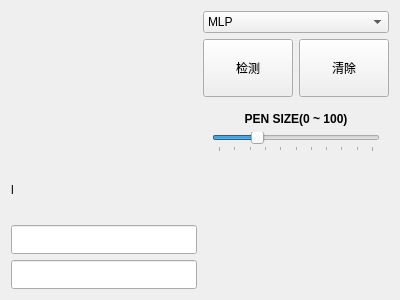
<?xml version="1.0" encoding="UTF-8"?>
<ui version="4.0">
 <class>CustomizedWidget</class>
 <widget class="QWidget" name="CustomizedWidget">
  <property name="geometry">
   <rect>
    <x>0</x>
    <y>0</y>
    <width>400</width>
    <height>300</height>
   </rect>
  </property>
  <property name="windowTitle">
   <string>Form</string>
  </property>
  <layout class="QHBoxLayout" name="horizontalLayout" stretch="1,1">
   <item>
    <layout class="QVBoxLayout" name="verticalLayout_3" stretch="5,2,1,1">
     <item>
      <widget class="DrawBoard" name="Board" native="true"/>
     </item>
     <item>
      <widget class="QLabel" name="labelPix">
       <property name="text">
        <string>l</string>
       </property>
      </widget>
     </item>
     <item>
      <widget class="QLineEdit" name="editPred">
       <property name="sizePolicy">
        <sizepolicy hsizetype="Expanding" vsizetype="Expanding">
         <horstretch>0</horstretch>
         <verstretch>0</verstretch>
        </sizepolicy>
       </property>
       <property name="alignment">
        <set>Qt::AlignmentFlag::AlignCenter</set>
       </property>
       <property name="readOnly">
        <bool>true</bool>
       </property>
      </widget>
     </item>
     <item>
      <widget class="QLineEdit" name="editConf">
       <property name="sizePolicy">
        <sizepolicy hsizetype="Expanding" vsizetype="Expanding">
         <horstretch>0</horstretch>
         <verstretch>0</verstretch>
        </sizepolicy>
       </property>
       <property name="alignment">
        <set>Qt::AlignmentFlag::AlignCenter</set>
       </property>
       <property name="readOnly">
        <bool>true</bool>
       </property>
      </widget>
     </item>
    </layout>
   </item>
   <item>
    <layout class="QVBoxLayout" name="verticalLayout" stretch="1,2,1,2,2">
     <item>
      <widget class="QComboBox" name="BoxModelChoice">
       <item>
        <property name="text">
         <string>MLP</string>
        </property>
       </item>
       <item>
        <property name="text">
         <string>SimpleCNN</string>
        </property>
       </item>
       <item>
        <property name="text">
         <string>LeNet-5</string>
        </property>
       </item>
       <item>
        <property name="text">
         <string>ResNet</string>
        </property>
       </item>
      </widget>
     </item>
     <item>
      <layout class="QHBoxLayout" name="horizontalLayout_2">
       <item>
        <widget class="QPushButton" name="btnPred">
         <property name="sizePolicy">
          <sizepolicy hsizetype="Expanding" vsizetype="Expanding">
           <horstretch>0</horstretch>
           <verstretch>0</verstretch>
          </sizepolicy>
         </property>
         <property name="text">
          <string>检测</string>
         </property>
        </widget>
       </item>
       <item>
        <widget class="QPushButton" name="btnClear">
         <property name="sizePolicy">
          <sizepolicy hsizetype="Expanding" vsizetype="Expanding">
           <horstretch>0</horstretch>
           <verstretch>0</verstretch>
          </sizepolicy>
         </property>
         <property name="text">
          <string>清除</string>
         </property>
        </widget>
       </item>
      </layout>
     </item>
     <item>
      <widget class="QWidget" name="widgetPenWidth" native="true">
       <layout class="QVBoxLayout" name="verticalLayout_2">
        <item>
         <widget class="QLabel" name="label">
          <property name="font">
           <font>
            <bold>true</bold>
           </font>
          </property>
          <property name="text">
           <string>PEN SIZE(0 ~ 100)</string>
          </property>
          <property name="alignment">
           <set>Qt::AlignmentFlag::AlignCenter</set>
          </property>
         </widget>
        </item>
        <item>
         <widget class="QSlider" name="slidePenWidth">
          <property name="maximum">
           <number>100</number>
          </property>
          <property name="singleStep">
           <number>10</number>
          </property>
          <property name="pageStep">
           <number>100</number>
          </property>
          <property name="value">
           <number>25</number>
          </property>
          <property name="orientation">
           <enum>Qt::Orientation::Horizontal</enum>
          </property>
          <property name="tickPosition">
           <enum>QSlider::TickPosition::TicksBelow</enum>
          </property>
         </widget>
        </item>
       </layout>
      </widget>
     </item>
     <item>
      <widget class="colorChoiceWidget" name="colorBackground" native="true"/>
     </item>
     <item>
      <widget class="colorChoiceWidget" name="colorPen" native="true"/>
     </item>
    </layout>
   </item>
  </layout>
 </widget>
 <customwidgets>
  <customwidget>
   <class>DrawBoard</class>
   <extends>QWidget</extends>
   <header>DrawBoard.h</header>
   <container>1</container>
  </customwidget>
  <customwidget>
   <class>colorChoiceWidget</class>
   <extends>QWidget</extends>
   <header>colorChoiceWidget.h</header>
   <container>1</container>
  </customwidget>
 </customwidgets>
 <resources/>
 <connections/>
</ui>
